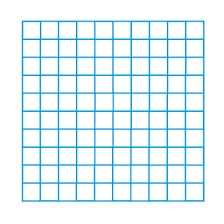
#> input picture 10_transformacoes/grid.png, 224 x 224 px
$ jupyter execute --allow-errors 'Transformações na imagem.ipynb'   (shell and % lines are left out)
#> lines starting #> are read from the running program, lines starting #| are printed output that depends on the picture
## Aula 10 - Transformações geométricas

Neste notebook iremos usar os métodos do OpenCV para transformações geométricas. Iremos usar os seguintes métodos como base:

1. [warpAffine()](https://docs.opencv.org/3.4.2/da/d54/group__imgproc__transform.html#ga0203d9ee5fcd28d40dbc4a1ea4451983): aplica uma transformação recebendo uma matriz 2x3
2. [warpPerspective()](https://docs.opencv.org/3.4.2/da/d54/group__imgproc__transform.html#gaf73673a7e8e18ec6963e3774e6a94b87): aplica uma transformação recebendo uma matriz 3x3

Vamos importar as bibliotecas necessárias:

[cell 1]
import cv2 # OpenCV
import matplotlib.pyplot as plt # Matplotlib
import numpy as np # Numpy

E agora, vamos carregar a imagem da Lenna:

#> (a cell that did not finish here is left out)

### Escalamento

O escalamento é apenas o redimensionamento da imagem. Usaremos a função [resize()](https://docs.opencv.org/3.4.2/da/d54/group__imgproc__transform.html#ga47a974309e9102f5f08231edc7e7529d) para isso.

#> (a cell that did not finish here is left out)

No exemplo acima nós aumentamos em uma escala de 2. Podemos também definir valores diretos para a resolução:

#> (a cell that did not finish here is left out)

### Translação

Translação é mudar a localização do objeto. Podemos definir uma matriz de translação e aplicá-la à imagem usando o método warpAffine().

[cell 5]
'''

M = [1 0 t_x
     0 1 t_y]

'''


M = np.float32([[1, 0, 100], [0, 1, 100]])
#> M = [[1, 0, 100], [0, 1, 100]]
#> (the rest of this cell did not finish here and is left out)

### Rotação

No OpenCV, a rotação pode ser feita usando a matriz de rotação com o método já implementado [getRotationMatrix2D()](https://docs.opencv.org/3.4.2/da/d54/group__imgproc__transform.html#gafbbc470ce83812914a70abfb604f4326). Vamos rotacionar a imagem em 45 graus a partir do centro (por isso vamos dividir por 2):

#> (a cell that did not finish here is left out)

### Affine Transform

Nesta transformada, todas as linhas paralelas na imagem original também serão paralelas na imagem de saída.

[cell 7]
grid = plt.imread('grid.png')
#> grid is the input picture: shape (224, 224, 4) float32; mean R, G, B, A 0.897, 0.958, 0.986, 1
plt.imshow(grid)
plt.plot(50, 50, 'rx', 200, 50, 'rx', 50, 200, 'rx')
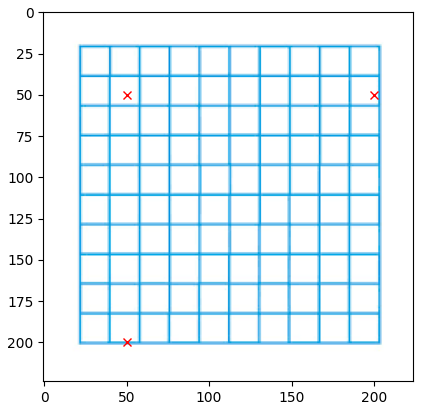
#> figure drawn by matplotlib, 1 panel

[cell 8]
pts1 = np.float32([[50,50],[200,50],[50,200]])
pts2 = np.float32([[10,100],[200,50],[100,250]])
M = cv2.getAffineTransform(pts1,pts2)
img_transformada = cv2.warpAffine(grid,M,(grid.shape[1],grid.shape[0]))
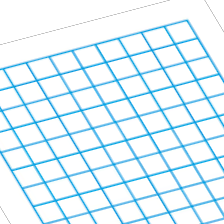
#> img_transformada: shape (224, 224, 4) float32; mean R, G, B, A 0.8, 0.869, 0.901, 0.916; transparent parts drawn white
plt.subplot(121),plt.imshow(grid),plt.title('Entrada')
plt.subplot(122),plt.imshow(img_transformada),plt.title('Transformação')
plt.show()
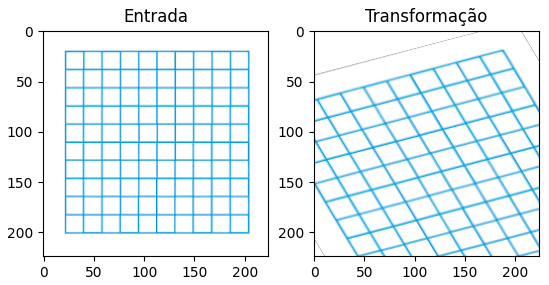
#> figure drawn by matplotlib, 2 panels

[cell 9]
plt.imshow(img_transformada)
plt.plot(10, 100, 'rx', 200, 50, 'rx', 100, 220, 'rx')
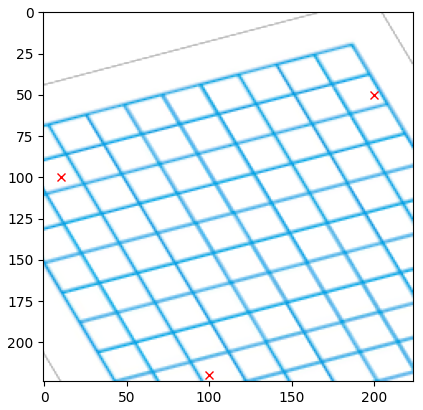
#> figure drawn by matplotlib, 1 panel

### Perspectiva (sem homografia)

Para essa transformação, vamos precisar de uma matriz de transformação. Linhas que eram retas na imagem original vão continuar retas. É necessário 4 pontos em cada imagem para encontrar essa matriz.

[cell 10]
sudoku = plt.imread('sudoku.jpg')
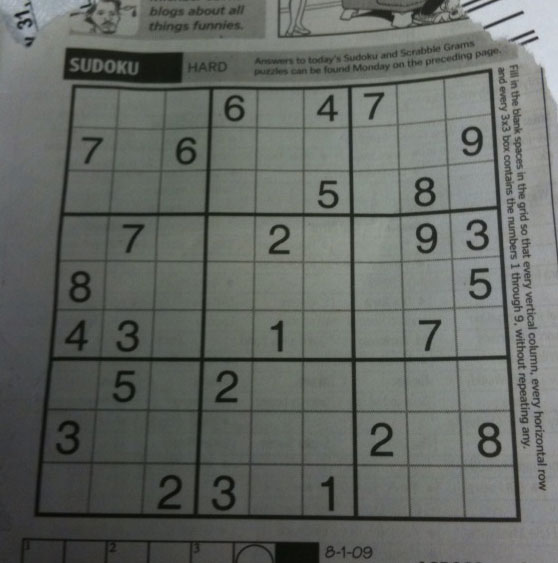
#> input picture 10_transformacoes/sudoku.jpg, 558 x 563 px
#> sudoku is the input picture: shape (563, 558, 3); mean R, G, B 100, 104.1, 99.5

pts1 = np.float32([[74,87],[491,70],[519,520],[35,515]])
pts2 = np.float32([[0,0],[300,0],[300,300],[0,300]])
M = cv2.getPerspectiveTransform(pts1,pts2)
perspectiva = cv2.warpPerspective(sudoku,M,(300,300))
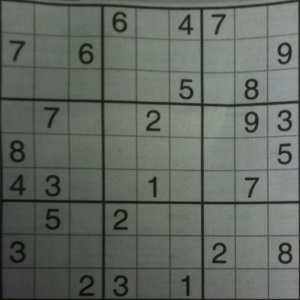
#> perspectiva: shape (300, 300, 3); mean R, G, B 99.5, 104.7, 98.7
plt.subplot(121),plt.imshow(sudoku),plt.title('Input')
plt.subplot(122),plt.imshow(perspectiva),plt.title('Output')
plt.show()
